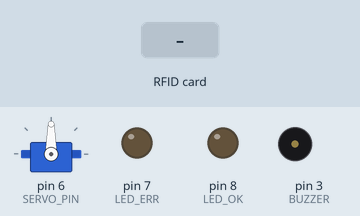
A sketch run on a simulated Arduino Uno, built with avr-gcc and run on an emulated ATmega328P. Parts: servo, output pins drawn as LEDs (lit = HIGH), buzzer (waves = sounding). The inputs (shaded band) are chosen by the test bench. Pins used as bus, display or sensor lines are not drawn; what the sketch prints to the serial monitor is not drawn.

Above: at 1.2 s.
1.3 s: RFID card 52 F4 A8 5C held to the reader
At 8.5 s:
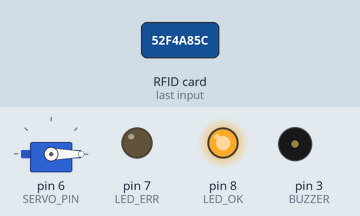
10.3 s: RFID card 5E 7A 19 C4 held to the reader
At 15.0 s:
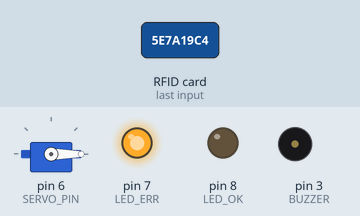
15.5 s: RFID card 52 F4 A8 5C held to the reader
At 26.4 s:
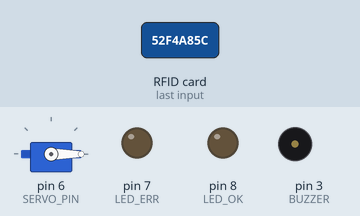
Timing chart, 0 to 27.6 s (numbered marks = the images above; inputs shaded):
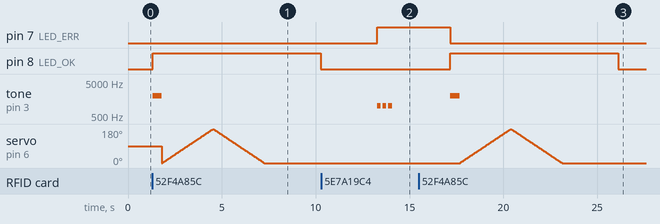

The sketch:

sketch_RFID_Servo.ino
```cpp
#include <SPI.h>
#include <MFRC522.h>
#include <Servo.h>

#define RST_PIN 9
#define SS_PIN 10
#define SERVO_PIN 6
#define LED_OK 8
#define LED_ERR 7
#define BUZZER 3

Servo myservo;
MFRC522 mfrc522 (SS_PIN, RST_PIN);
byte uidCard[4] = {0x52, 0xF4, 0xA8, 0x5C};
int pos = 0;

void setup() {
  Serial.begin(9600);
  SPI.begin();
  mfrc522.PCD_Init();

  mfrc522.PCD_DumpVersionToSerial();
  Serial.println();
  myservo.attach(SERVO_PIN);

  pinMode(LED_OK, OUTPUT);
  pinMode(LED_ERR, OUTPUT);
}

void loop() {
  if (! mfrc522.PICC_IsNewCardPresent()) return;

  if (! mfrc522.PICC_ReadCardSerial()) return;

  for(byte i = 0; i < 4; i++ ) {
    if(uidCard[i] != mfrc522.uid.uidByte[i]) {
      digitalWrite(LED_ERR, HIGH);

      for (int j = 0; j < 3; j++) {
        tone(BUZZER, 1000);   // 1000 Hz
        delay(200);
        noTone(BUZZER);
        delay(100);
      }

      delay(3000);
      digitalWrite(LED_ERR, LOW);
      return;
    }
  }

  digitalWrite(LED_OK, HIGH);

  // один длинный писк (успех)
  tone(BUZZER, 2000);    // 2000 Hz - выше тон
  delay(500);
  noTone(BUZZER);
  // Если активный buzzer (пищит сам при подаче питания), замени tone()/noTone() на digitalWrite(BUZZER, HIGH/LOW).

  for (pos = 0; pos <= 180; pos += 1) {
    myservo.write(pos);
    delay(15);
  }
  for (pos = 180; pos >= 0; pos -= 1) {
    myservo.write(pos);
    delay(15);
  }

  delay(3000);
  digitalWrite(LED_OK, LOW);
  delay(3000);
}
```

Measured:
- after the input at 1.3 s, pin 8 (LED_OK): LOW → HIGH at once, → LOW 9.0 s later; tone on pin 3 (BUZZER): silent → 2000 Hz at once, → silent 0.50 s later
- after the input at 10.3 s, pin 7 (LED_ERR): LOW → HIGH after 3.0 s; tone on pin 3 (BUZZER): alternates 1000 Hz for 0.20 s and silent for 0.10 s, 6 changes in all, then stays silent, starting after 3.0 s
- after the input at 15.5 s, pin 8 (LED_OK): LOW → HIGH after 1.7 s, → LOW 9.0 s later; tone on pin 3 (BUZZER): silent → 2000 Hz after 1.7 s, → silent 0.50 s later; servo on pin 6 (SERVO_PIN): rises from 0° to 180° in 2.7 s, then falls to 0° in 2.7 s
